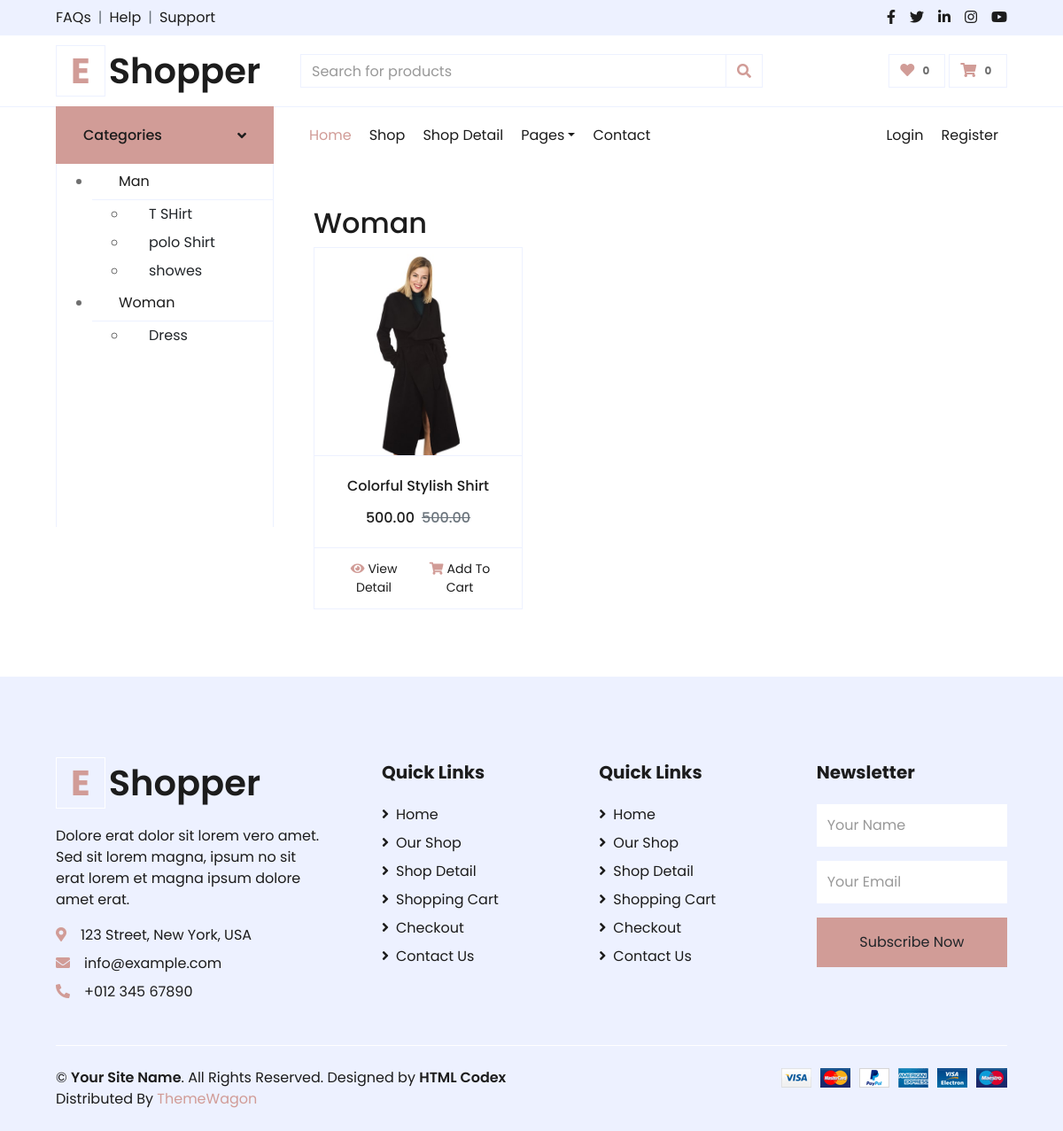
The app's page /category/2/ with its own data.
### shop/models.py (models this page shows, shortened)
class Category(models.Model):
    name = models.CharField(max_length=100, unique=True)

class Subcategory(models.Model):
    name = models.CharField(max_length=100)
    category = models.ForeignKey(Category, related_name='subcategories', on_delete=models.CASCADE)

class Product(models.Model):
    title=models.CharField(max_length=100)
    image=models.ImageField(upload_to='static/product')
    price=models.DecimalField(max_digits=10,decimal_places=2)
    discount_price=models.DecimalField(max_digits=10,decimal_places=2)
    description=models.CharField(max_length=500)
    aditional_information=models.CharField(max_length=1000)
    catagory_name=models.ForeignKey(Category,related_name="catagory", on_delete=models.CASCADE )
    subcategory = models.ForeignKey(Subcategory, related_name='products', on_delete=models.CASCADE)
    quantity=models.DecimalField(max_digits=100,decimal_places=2)
    feature=models.BooleanField(default=True)
    active=models.BooleanField(default=True)

### shop/views.py (the view)
# urls.py: path('category/<int:category_id>/', CategoryView.as_view(), name='category'),
class CategoryView(BaseContextMixin,View):
    def get(self, request, category_id=None, subcategory_id=None, *args, **kwargs):
        category = get_object_or_404(Category, pk=category_id) if category_id else None
        subcategory = get_object_or_404(Subcategory, pk=subcategory_id) if subcategory_id else None
        products = Product.objects.all()
        if category:
            products = products.filter(catagory_name=category)
        if subcategory:
            products = products.filter(subcategory=subcategory)
        context =self.get_context_data (
            category= category,
            subcategory= subcategory,
            products= products,
        )
        return render(request, "shop/catagorybase.html", context)

### shop/views.py (called while the page is built)
    def get_context_data(self, **kwargs):
        context = kwargs
        context["Subcategory"] = Subcategory.objects.all()
        context["Categories"] = Category.objects.all()
        return context

### templates/shop/catagorybase.html (shortened to what this page needs)
{% extends "../index.html" %} {% load static %} {% block details %}
<div class="container mt-5">
  <h2>{% if category %}{{ category.name }}{% endif %}</h2>
  <div class="row">
    {% if products %} {% for p in products %}
    <div class="col-lg-4 col-md-6 col-sm-12 pb-1">
          <div class="card product-item border-0 mb-4">
            <div
              class="card-header product-img position-relative overflow-hidden bg-transparent border p-0"
            >
              <img
              class="img-fluid w-100"
              src="{{p.image.url}}"
              alt="{{p.title}}"
            />
            </div>
            <div
              class="card-body border-left border-right text-center p-0 pt-4 pb-3"
            >
              <h6 class="text-truncate mb-3">{{p.title}}</h6>
              <div class="d-flex justify-content-center">
                <h6>{{p.discount_price}}</h6>
                <h6 class="text-muted ml-2"><del>{{p.discount_price}}</del></h6>
              </div>
            </div>
            <div
              class="card-footer d-flex justify-content-between bg-light border"
            >
              <a href="" class="btn btn-sm text-dark p-0"
                ><i class="fas fa-eye text-primary mr-1"></i>View Detail</a
              >
              <a href="" class="btn btn-sm text-dark p-0"
                ><i class="fas fa-shopping-cart text-primary mr-1"></i>Add To
                Cart</a
              >
            </div>
          </div>
        </div>
      {% endfor %} {% else %}
      <p>No products available in this category or subcategory.</p>
      {% endif %}
    </div>
  </div>
  {% endblock details %}

### templates/index.html (shortened to what this page needs)
<!DOCTYPE html>
{% load static %}
<html lang="en">
<head>
    <link href="https://cdnjs.cloudflare.com/ajax/libs/font-awesome/5.10.0/css/all.min.css" rel="stylesheet">
    <link href="{% static "lib/owlcarousel/assets/owl.carousel.min.css" %} " rel="stylesheet">
    <link href="{% static "css/style.css" %} " rel="stylesheet">
</head>
<body>
    <div class="container-fluid">
        <div class="row bg-secondary py-2 px-xl-5">
            <div class="col-lg-6 d-none d-lg-block">
                <div class="d-inline-flex align-items-center">
                    <a class="text-dark" href="">FAQs</a>
                    <span class="text-muted px-2">|</span>
                    <a class="text-dark" href="">Help</a>
                    <span class="text-muted px-2">|</span>
                    <a class="text-dark" href="">Support</a>
                </div>
            </div>
            <div class="col-lg-6 text-center text-lg-right">
                <div class="d-inline-flex align-items-center">
                    <a class="text-dark px-2" href="">
                        <i class="fab fa-facebook-f"></i>
                    </a>
                    <a class="text-dark px-2" href="">
                        <i class="fab fa-twitter"></i>
                    </a>
                    <a class="text-dark px-2" href="">
                        <i class="fab fa-linkedin-in"></i>
                    </a>
                    <a class="text-dark px-2" href="">
                        <i class="fab fa-instagram"></i>
                    </a>
                    <a class="text-dark pl-2" href="">
                        <i class="fab fa-youtube"></i>
                    </a>
                </div>
            </div>
        </div>
        <div class="row align-items-center py-3 px-xl-5">
            <div class="col-lg-3 d-none d-lg-block">
                <a href="" class="text-decoration-none">
                    <h1 class="m-0 display-5 font-weight-semi-bold"><span class="text-primary font-weight-bold border px-3 mr-1">E</span>Shopper</h1>
                </a>
            </div>
            <div class="col-lg-6 col-6 text-left">
                <form action="">
                    <div class="input-group">
                        <input type="text" class="form-control" placeholder="Search for products">
                        <div class="input-group-append">
                            <span class="input-group-text bg-transparent text-primary">
                                <i class="fa fa-search"></i>
                            </span>
                        </div>
                    </div>
                </form>
            </div>
            <div class="col-lg-3 col-6 text-right">
                <a href="" class="btn border">
                    <i class="fas fa-heart text-primary"></i>
                    <span class="badge">0</span>
                </a>
                <a href="" class="btn border">
                    <i class="fas fa-shopping-cart text-primary"></i>
                    <span class="badge">0</span>
                </a>
            </div>
        </div>
    </div>
    <div class="container-fluid mb-5">
        <div class="row border-top px-xl-5">
            <div class="col-lg-3 d-none d-lg-block">
                <a class="btn shadow-none d-flex align-items-center justify-content-between bg-primary text-white w-100" data-toggle="collapse" href="#navbar-vertical" style="height: 65px; margin-top: -1px; padding: 0 30px;">
                    <h6 class="m-0">Categories</h6>
                    <i class="fa fa-angle-down text-dark"></i>
                </a>
                <nav class="collapse show navbar navbar-vertical navbar-light align-items-start p-0 border border-top-0 border-bottom-0" id="navbar-vertical">
                    <div class="navbar-nav w-100 overflow-hidden" style="height: 410px">
                        <ul >
                            {% for c in Categories %}
                                <li>
                                    <a href="" class="nav-item nav-link" style="text-decoration=none;text-style=none;">{{ c.name }}</a>
                                    <ul>
                                        {% if c.subcategories.all %}
                                            {% for s in c.subcategories.all %}
                                                <li>
                                                    <a href="" class="dropdown-item">{{ s.name }}</a>
                                                </li>
                                            {% endfor %}
                                        {% else %}
                                            <li>No subcategories available</li>
                                        {% endif %}
                                    </ul>
                                </li>
                            {% endfor %}
                        </ul>
                    </div>
                </nav>
            </div>
            <div class="col-lg-9">
                <nav class="navbar navbar-expand-lg bg-light navbar-light py-3 py-lg-0 px-0">
                    <div class="collapse navbar-collapse justify-content-between" id="navbarCollapse">
                        <div class="navbar-nav mr-auto py-0">
                            <a href="{% url "home" %}" class="nav-item nav-link active">Home</a>
                            <a href="{% url "shop" %} " class="nav-item nav-link">Shop</a>
                            <a href="detail.html" class="nav-item nav-link">Shop Detail</a>
                            <div class="nav-item dropdown">
                                <a href="#" class="nav-link dropdown-toggle" data-toggle="dropdown">Pages</a>
                            </div>
                            <a href="contact.html" class="nav-item nav-link">Contact</a>
                        </div>
                        <div class="navbar-nav ml-auto py-0">
                            <a href="" class="nav-item nav-link">Login</a>
                            <a href="" class="nav-item nav-link">Register</a>
                        </div>
                    </div>
                </nav>
                {% block details %}
                {% endblock  %}
            </div>
        </div>
    </div>
    <div class="container-fluid bg-secondary text-dark mt-5 pt-5">
        <div class="row px-xl-5 pt-5">
            <div class="col-lg-4 col-md-12 mb-5 pr-3 pr-xl-5">
                <a href="" class="text-decoration-none">
                    <h1 class="mb-4 display-5 font-weight-semi-bold"><span class="text-primary font-weight-bold border border-white px-3 mr-1">E</span>Shopper</h1>
                </a>
                <p>Dolore erat dolor sit lorem vero amet. Sed sit lorem magna, ipsum no sit erat lorem et magna ipsum dolore amet erat.</p>
                <p class="mb-2"><i class="fa fa-map-marker-alt text-primary mr-3"></i>123 Street, New York, USA</p>
                <p class="mb-2"><i class="fa fa-envelope text-primary mr-3"></i>info@example.com</p>
                <p class="mb-0"><i class="fa fa-phone-alt text-primary mr-3"></i>+012 345 67890</p>
            </div>
            <div class="col-lg-8 col-md-12">
                <div class="row">
                    <div class="col-md-4 mb-5">
                        <h5 class="font-weight-bold text-dark mb-4">Quick Links</h5>
                        <div class="d-flex flex-column justify-content-start">
                            <a class="text-dark mb-2" href="index.html"><i class="fa fa-angle-right mr-2"></i>Home</a>
                            <a class="text-dark mb-2" href="shop.html"><i class="fa fa-angle-right mr-2"></i>Our Shop</a>
                            <a class="text-dark mb-2" href="detail.html"><i class="fa fa-angle-right mr-2"></i>Shop Detail</a>
                            <a class="text-dark mb-2" href="cart.html"><i class="fa fa-angle-right mr-2"></i>Shopping Cart</a>
                            <a class="text-dark mb-2" href="checkout.html"><i class="fa fa-angle-right mr-2"></i>Checkout</a>
                            <a class="text-dark" href="contact.html"><i class="fa fa-angle-right mr-2"></i>Contact Us</a>
                        </div>
                    </div>
                    <div class="col-md-4 mb-5">
                        <h5 class="font-weight-bold text-dark mb-4">Quick Links</h5>
                        <div class="d-flex flex-column justify-content-start">
                            <a class="text-dark mb-2" href="index.html"><i class="fa fa-angle-right mr-2"></i>Home</a>
                            <a class="text-dark mb-2" href="shop.html"><i class="fa fa-angle-right mr-2"></i>Our Shop</a>
                            <a class="text-dark mb-2" href="detail.html"><i class="fa fa-angle-right mr-2"></i>Shop Detail</a>
                            <a class="text-dark mb-2" href="cart.html"><i class="fa fa-angle-right mr-2"></i>Shopping Cart</a>
                            <a class="text-dark mb-2" href="checkout.html"><i class="fa fa-angle-right mr-2"></i>Checkout</a>
                            <a class="text-dark" href="contact.html"><i class="fa fa-angle-right mr-2"></i>Contact Us</a>
                        </div>
                    </div>
                    <div class="col-md-4 mb-5">
                        <h5 class="font-weight-bold text-dark mb-4">Newsletter</h5>
                        <form action="">
                            <div class="form-group">
                                <input type="text" class="form-control border-0 py-4" placeholder="Your Name" required="required" />
                            </div>
                            <div class="form-group">
                                <input type="email" class="form-control border-0 py-4" placeholder="Your Email"
                                    required="required" />
                            </div>
                            <div>
                                <button class="btn btn-primary btn-block border-0 py-3" type="submit">Subscribe Now</button>
                            </div>
                        </form>
                    </div>
                </div>
            </div>
        </div>
        <div class="row border-top border-light mx-xl-5 py-4">
            <div class="col-md-6 px-xl-0">
                <p class="mb-md-0 text-center text-md-left text-dark">
                    &copy; <a class="text-dark font-weight-semi-bold" href="#">Your Site Name</a>. All Rights Reserved. Designed
                    by
                    <a class="text-dark font-weight-semi-bold" href="https://htmlcodex.com">HTML Codex</a><br>
                    Distributed By <a href="https://themewagon.com" target="_blank">ThemeWagon</a>
                </p>
            </div>
            <div class="col-md-6 px-xl-0 text-center text-md-right">
                <img class="img-fluid" src="img/payments.png" alt="">
            </div>
        </div>
    </div>
</body>
</html>

### records on screen
Category: name "Man"
Subcategory: name "T SHirt"
Subcategory: name "polo Shirt"
Subcategory: name "showes"
Category: name "Woman"
Subcategory: name "Dress"
Product: image (picture), title "Colorful Stylish Shirt", discount_price "500.00"
